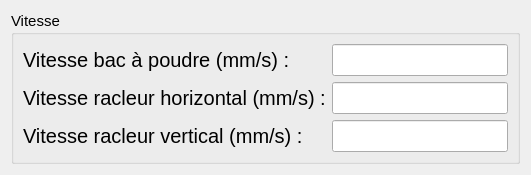
       <widget class="QWidget" name="speed">
        <attribute name="title">
         <string>Vitesse</string>
        </attribute>
        <layout class="QVBoxLayout" name="verticalLayout_4">
         <item>
          <widget class="QGroupBox" name="groupBox_8">
           <property name="font">
            <font>
             <pointsize>11</pointsize>
            </font>
           </property>
           <property name="title">
            <string>Vitesse</string>
           </property>
           <layout class="QFormLayout" name="formLayout_2">
            <item row="0" column="1">
             <widget class="QLineEdit" name="poudre_speed">
              <property name="maximumSize">
               <size>
                <width>16777215</width>
                <height>1000</height>
               </size>
              </property>
              <property name="font">
               <font>
                <pointsize>15</pointsize>
               </font>
              </property>
             </widget>
            </item>
            <item row="1" column="0">
             <widget class="QLabel" name="label_16">
              <property name="font">
               <font>
                <pointsize>15</pointsize>
               </font>
              </property>
              <property name="text">
               <string>Vitesse racleur horizontal (mm/s) :</string>
              </property>
             </widget>
            </item>
            <item row="1" column="1">
             <widget class="QLineEdit" name="chariot_speed">
              <property name="maximumSize">
               <size>
                <width>16777215</width>
                <height>1000</height>
               </size>
              </property>
              <property name="font">
               <font>
                <pointsize>15</pointsize>
               </font>
              </property>
             </widget>
            </item>
            <item row="2" column="0">
             <widget class="QLabel" name="label_13">
              <property name="font">
               <font>
                <pointsize>15</pointsize>
               </font>
              </property>
              <property name="text">
               <string>Vitesse racleur vertical (mm/s) :</string>
              </property>
             </widget>
            </item>
            <item row="2" column="1">
             <widget class="QLineEdit" name="lit_speed">
              <property name="maximumSize">
               <size>
                <width>16777215</width>
                <height>1000</height>
               </size>
              </property>
              <property name="font">
               <font>
                <pointsize>15</pointsize>
               </font>
              </property>
             </widget>
            </item>
            <item row="0" column="0">
             <widget class="QLabel" name="label_3">
              <property name="font">
               <font>
                <pointsize>15</pointsize>
               </font>
              </property>
              <property name="text">
               <string>Vitesse bac à poudre (mm/s) :</string>
              </property>
             </widget>
            </item>
           </layout>
          </widget>
         </item>
        </layout>
       </widget>
